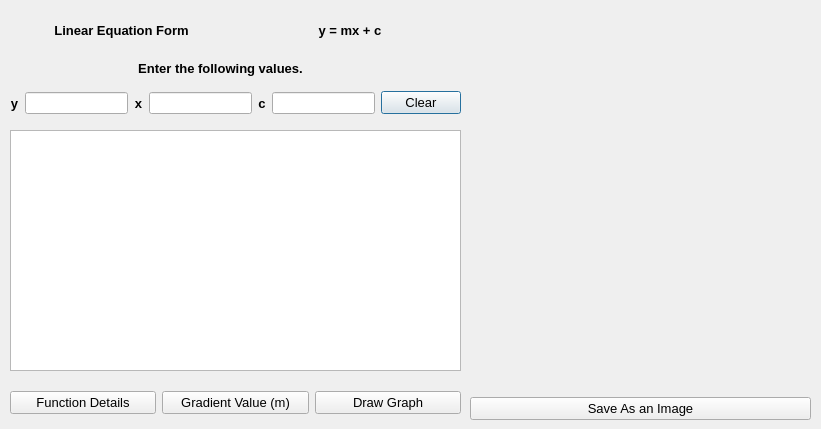
<?xml version="1.0" encoding="UTF-8"?>
<ui version="4.0">
 <class>linear_gui</class>
 <widget class="QDialog" name="linear_gui">
  <property name="geometry">
   <rect>
    <x>0</x>
    <y>0</y>
    <width>821</width>
    <height>429</height>
   </rect>
  </property>
  <property name="windowTitle">
   <string>EquateToGraph - Linear Function</string>
  </property>
  <property name="windowIcon">
   <iconset resource="../equatetograph.qrc">
    <normaloff>:/images/images/title_icon.png</normaloff>:/images/images/title_icon.png</iconset>
  </property>
  <widget class="QLabel" name="lbl_desc">
   <property name="geometry">
    <rect>
     <x>130</x>
     <y>60</y>
     <width>181</width>
     <height>16</height>
    </rect>
   </property>
   <property name="font">
    <font>
     <pointsize>10</pointsize>
     <weight>75</weight>
     <bold>true</bold>
    </font>
   </property>
   <property name="text">
    <string>Enter the following values.</string>
   </property>
   <property name="alignment">
    <set>Qt::AlignCenter</set>
   </property>
  </widget>
  <widget class="QTextBrowser" name="txt_linear_out">
   <property name="geometry">
    <rect>
     <x>10</x>
     <y>130</y>
     <width>451</width>
     <height>241</height>
    </rect>
   </property>
   <property name="font">
    <font>
     <family>Arial Rounded MT Bold</family>
     <pointsize>10</pointsize>
    </font>
   </property>
  </widget>
  <widget class="QWidget" name="layoutWidget">
   <property name="geometry">
    <rect>
     <x>10</x>
     <y>20</y>
     <width>451</width>
     <height>21</height>
    </rect>
   </property>
   <layout class="QHBoxLayout" name="horizontalLayout">
    <item>
     <widget class="QLabel" name="lbl_lineareq">
      <property name="font">
       <font>
        <pointsize>10</pointsize>
        <weight>75</weight>
        <bold>true</bold>
       </font>
      </property>
      <property name="text">
       <string>Linear Equation Form</string>
      </property>
      <property name="alignment">
       <set>Qt::AlignCenter</set>
      </property>
     </widget>
    </item>
    <item>
     <widget class="QLabel" name="lbl_lineareqvalve">
      <property name="font">
       <font>
        <pointsize>10</pointsize>
        <weight>75</weight>
        <bold>true</bold>
       </font>
      </property>
      <property name="text">
       <string>y = mx + c</string>
      </property>
      <property name="alignment">
       <set>Qt::AlignCenter</set>
      </property>
     </widget>
    </item>
   </layout>
  </widget>
  <widget class="QWidget" name="layoutWidget">
   <property name="geometry">
    <rect>
     <x>10</x>
     <y>90</y>
     <width>451</width>
     <height>26</height>
    </rect>
   </property>
   <layout class="QHBoxLayout" name="horizontalLayout_2">
    <item>
     <widget class="QLabel" name="lbl_yValue">
      <property name="font">
       <font>
        <pointsize>10</pointsize>
        <weight>75</weight>
        <bold>true</bold>
       </font>
      </property>
      <property name="text">
       <string>y</string>
      </property>
      <property name="alignment">
       <set>Qt::AlignCenter</set>
      </property>
     </widget>
    </item>
    <item>
     <widget class="QLineEdit" name="line_yValue"/>
    </item>
    <item>
     <widget class="QLabel" name="lbl_xValue">
      <property name="font">
       <font>
        <pointsize>10</pointsize>
        <weight>75</weight>
        <bold>true</bold>
       </font>
      </property>
      <property name="text">
       <string>x</string>
      </property>
      <property name="alignment">
       <set>Qt::AlignCenter</set>
      </property>
     </widget>
    </item>
    <item>
     <widget class="QLineEdit" name="line_xValue"/>
    </item>
    <item>
     <widget class="QLabel" name="lbl_cValue">
      <property name="font">
       <font>
        <pointsize>10</pointsize>
        <weight>75</weight>
        <bold>true</bold>
       </font>
      </property>
      <property name="text">
       <string>c</string>
      </property>
      <property name="alignment">
       <set>Qt::AlignCenter</set>
      </property>
     </widget>
    </item>
    <item>
     <widget class="QLineEdit" name="line_cValue"/>
    </item>
    <item>
     <widget class="QPushButton" name="btn_clear">
      <property name="font">
       <font>
        <pointsize>10</pointsize>
       </font>
      </property>
      <property name="text">
       <string>Clear</string>
      </property>
     </widget>
    </item>
   </layout>
  </widget>
  <widget class="QWidget" name="layoutWidget">
   <property name="geometry">
    <rect>
     <x>10</x>
     <y>390</y>
     <width>451</width>
     <height>26</height>
    </rect>
   </property>
   <layout class="QHBoxLayout" name="horizontalLayout_3">
    <item>
     <widget class="QPushButton" name="btn_funcDetail">
      <property name="font">
       <font>
        <pointsize>10</pointsize>
       </font>
      </property>
      <property name="text">
       <string>Function Details</string>
      </property>
     </widget>
    </item>
    <item>
     <widget class="QPushButton" name="btn_gradientValve">
      <property name="font">
       <font>
        <pointsize>10</pointsize>
       </font>
      </property>
      <property name="text">
       <string>Gradient Value (m)</string>
      </property>
     </widget>
    </item>
    <item>
     <widget class="QPushButton" name="btn_graphDraw">
      <property name="font">
       <font>
        <pointsize>10</pointsize>
       </font>
      </property>
      <property name="text">
       <string>Draw Graph</string>
      </property>
     </widget>
    </item>
   </layout>
  </widget>
  <widget class="QWidget" name="">
   <property name="geometry">
    <rect>
     <x>470</x>
     <y>19</y>
     <width>341</width>
     <height>401</height>
    </rect>
   </property>
   <layout class="QVBoxLayout" name="verticalLayout">
    <item>
     <widget class="QCustomPlot" name="customPlot" native="true"/>
    </item>
    <item>
     <widget class="QPushButton" name="btn_saveImage">
      <property name="font">
       <font>
        <pointsize>10</pointsize>
       </font>
      </property>
      <property name="text">
       <string>Save As an Image</string>
      </property>
     </widget>
    </item>
   </layout>
  </widget>
 </widget>
 <customwidgets>
  <customwidget>
   <class>QCustomPlot</class>
   <extends>QWidget</extends>
   <header>qcustomplot.h</header>
   <container>1</container>
  </customwidget>
 </customwidgets>
 <resources>
  <include location="../equatetograph.qrc"/>
 </resources>
 <connections>
  <connection>
   <sender>btn_clear</sender>
   <signal>clicked()</signal>
   <receiver>line_yValue</receiver>
   <slot>clear()</slot>
   <hints>
    <hint type="sourcelabel">
     <x>408</x>
     <y>102</y>
    </hint>
    <hint type="destinationlabel">
     <x>138</x>
     <y>96</y>
    </hint>
   </hints>
  </connection>
  <connection>
   <sender>btn_clear</sender>
   <signal>clicked()</signal>
   <receiver>line_xValue</receiver>
   <slot>clear()</slot>
   <hints>
    <hint type="sourcelabel">
     <x>392</x>
     <y>100</y>
    </hint>
    <hint type="destinationlabel">
     <x>252</x>
     <y>99</y>
    </hint>
   </hints>
  </connection>
  <connection>
   <sender>btn_clear</sender>
   <signal>clicked()</signal>
   <receiver>line_cValue</receiver>
   <slot>clear()</slot>
   <hints>
    <hint type="sourcelabel">
     <x>396</x>
     <y>106</y>
    </hint>
    <hint type="destinationlabel">
     <x>375</x>
     <y>107</y>
    </hint>
   </hints>
  </connection>
  <connection>
   <sender>btn_clear</sender>
   <signal>clicked()</signal>
   <receiver>txt_linear_out</receiver>
   <slot>clear()</slot>
   <hints>
    <hint type="sourcelabel">
     <x>445</x>
     <y>106</y>
    </hint>
    <hint type="destinationlabel">
     <x>448</x>
     <y>146</y>
    </hint>
   </hints>
  </connection>
 </connections>
</ui>
